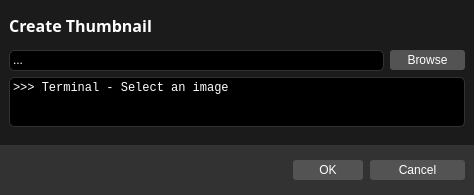
<?xml version="1.0" encoding="UTF-8"?>
<ui version="4.0">
 <class>cioxo_createTumbnail</class>
 <widget class="QDialog" name="cioxo_createTumbnail">
  <property name="geometry">
   <rect>
    <x>0</x>
    <y>0</y>
    <width>474</width>
    <height>195</height>
   </rect>
  </property>
  <property name="minimumSize">
   <size>
    <width>0</width>
    <height>0</height>
   </size>
  </property>
  <property name="maximumSize">
   <size>
    <width>16777215</width>
    <height>16777215</height>
   </size>
  </property>
  <property name="windowTitle">
   <string>Dialog</string>
  </property>
  <property name="styleSheet">
   <string notr="true">background-color: rgb(27, 27, 27);</string>
  </property>
  <layout class="QVBoxLayout" name="verticalLayout_3">
   <property name="spacing">
    <number>0</number>
   </property>
   <property name="leftMargin">
    <number>0</number>
   </property>
   <property name="topMargin">
    <number>0</number>
   </property>
   <property name="rightMargin">
    <number>0</number>
   </property>
   <property name="bottomMargin">
    <number>0</number>
   </property>
   <item>
    <widget class="QFrame" name="frame_all">
     <property name="frameShape">
      <enum>QFrame::NoFrame</enum>
     </property>
     <property name="frameShadow">
      <enum>QFrame::Plain</enum>
     </property>
     <property name="lineWidth">
      <number>0</number>
     </property>
     <layout class="QVBoxLayout" name="verticalLayout">
      <property name="spacing">
       <number>0</number>
      </property>
      <property name="leftMargin">
       <number>0</number>
      </property>
      <property name="topMargin">
       <number>0</number>
      </property>
      <property name="rightMargin">
       <number>0</number>
      </property>
      <property name="bottomMargin">
       <number>0</number>
      </property>
      <item>
       <widget class="QFrame" name="frame_title">
        <property name="minimumSize">
         <size>
          <width>0</width>
          <height>50</height>
         </size>
        </property>
        <property name="maximumSize">
         <size>
          <width>16777215</width>
          <height>50</height>
         </size>
        </property>
        <property name="styleSheet">
         <string notr="true"/>
        </property>
        <property name="frameShape">
         <enum>QFrame::NoFrame</enum>
        </property>
        <property name="frameShadow">
         <enum>QFrame::Plain</enum>
        </property>
        <property name="lineWidth">
         <number>0</number>
        </property>
        <layout class="QHBoxLayout" name="horizontalLayout_6" stretch="0,0">
         <property name="spacing">
          <number>6</number>
         </property>
         <property name="leftMargin">
          <number>9</number>
         </property>
         <property name="topMargin">
          <number>0</number>
         </property>
         <property name="rightMargin">
          <number>9</number>
         </property>
         <property name="bottomMargin">
          <number>0</number>
         </property>
         <item>
          <widget class="QLabel" name="label_createThumbnail">
           <property name="font">
            <font>
             <family>Source Sans Pro</family>
             <pointsize>12</pointsize>
             <weight>75</weight>
             <bold>true</bold>
            </font>
           </property>
           <property name="styleSheet">
            <string notr="true">color:white;</string>
           </property>
           <property name="text">
            <string>Create Thumbnail</string>
           </property>
           <property name="alignment">
            <set>Qt::AlignCenter</set>
           </property>
          </widget>
         </item>
         <item>
          <spacer name="spacer">
           <property name="orientation">
            <enum>Qt::Horizontal</enum>
           </property>
           <property name="sizeHint" stdset="0">
            <size>
             <width>40</width>
             <height>20</height>
            </size>
           </property>
          </spacer>
         </item>
        </layout>
       </widget>
      </item>
      <item>
       <widget class="QFrame" name="frame_input">
        <property name="frameShape">
         <enum>QFrame::NoFrame</enum>
        </property>
        <property name="frameShadow">
         <enum>QFrame::Plain</enum>
        </property>
        <property name="lineWidth">
         <number>0</number>
        </property>
        <layout class="QHBoxLayout" name="horizontalLayout">
         <property name="spacing">
          <number>6</number>
         </property>
         <property name="leftMargin">
          <number>9</number>
         </property>
         <property name="topMargin">
          <number>0</number>
         </property>
         <property name="rightMargin">
          <number>9</number>
         </property>
         <property name="bottomMargin">
          <number>6</number>
         </property>
         <item>
          <widget class="QLabel" name="label_file">
           <property name="minimumSize">
            <size>
             <width>375</width>
             <height>21</height>
            </size>
           </property>
           <property name="maximumSize">
            <size>
             <width>16777215</width>
             <height>21</height>
            </size>
           </property>
           <property name="font">
            <font>
             <family>Segoe UI</family>
             <pointsize>9</pointsize>
            </font>
           </property>
           <property name="cursor">
            <cursorShape>IBeamCursor</cursorShape>
           </property>
           <property name="styleSheet">
            <string notr="true">
	color: rgb(255, 255, 255);
	background-color: rgb(0, 0, 0);
	border-style: solid;
    border-width: 1px;
	border-radius: 5px;
	border-color: rgb(50, 50, 50);
</string>
           </property>
           <property name="text">
            <string>...</string>
           </property>
           <property name="textInteractionFlags">
            <set>Qt::LinksAccessibleByMouse|Qt::TextEditable|Qt::TextEditorInteraction|Qt::TextSelectableByKeyboard|Qt::TextSelectableByMouse</set>
           </property>
          </widget>
         </item>
         <item>
          <widget class="QPushButton" name="button_browse">
           <property name="minimumSize">
            <size>
             <width>75</width>
             <height>20</height>
            </size>
           </property>
           <property name="maximumSize">
            <size>
             <width>16777215</width>
             <height>20</height>
            </size>
           </property>
           <property name="font">
            <font>
             <family>Segoe UI</family>
             <pointsize>9</pointsize>
            </font>
           </property>
           <property name="styleSheet">
            <string notr="true">QPushButton
{
	background-color: rgb(83, 83, 83);
	color: rgb(255, 255, 255);
	border-radius: 3px;
}
QPushButton:hover:!pressed
{
	background-color: rgb(100, 100, 100);
}</string>
           </property>
           <property name="text">
            <string>Browse</string>
           </property>
          </widget>
         </item>
        </layout>
       </widget>
      </item>
      <item>
       <widget class="QFrame" name="frame_informations">
        <property name="maximumSize">
         <size>
          <width>16777215</width>
          <height>16777215</height>
         </size>
        </property>
        <property name="styleSheet">
         <string notr="true"/>
        </property>
        <property name="frameShape">
         <enum>QFrame::NoFrame</enum>
        </property>
        <property name="frameShadow">
         <enum>QFrame::Plain</enum>
        </property>
        <property name="lineWidth">
         <number>0</number>
        </property>
        <layout class="QVBoxLayout" name="verticalLayout_4">
         <property name="spacing">
          <number>6</number>
         </property>
         <property name="leftMargin">
          <number>9</number>
         </property>
         <property name="topMargin">
          <number>0</number>
         </property>
         <property name="rightMargin">
          <number>9</number>
         </property>
         <property name="bottomMargin">
          <number>18</number>
         </property>
         <item>
          <widget class="QLabel" name="label_informations">
           <property name="minimumSize">
            <size>
             <width>0</width>
             <height>50</height>
            </size>
           </property>
           <property name="maximumSize">
            <size>
             <width>16777215</width>
             <height>16777215</height>
            </size>
           </property>
           <property name="font">
            <font>
             <family>Consolas</family>
            </font>
           </property>
           <property name="cursor">
            <cursorShape>IBeamCursor</cursorShape>
           </property>
           <property name="styleSheet">
            <string notr="true">QLabel
{
	color: rgb(255, 255, 255);
	background-color: rgb(0, 0, 0);
	border-style: solid;
    border-width: 1px;
	border-radius: 5px;
	border-color: rgb(50, 50, 50);
}</string>
           </property>
           <property name="frameShape">
            <enum>QFrame::StyledPanel</enum>
           </property>
           <property name="text">
            <string>&gt;&gt;&gt; Terminal - Select an image </string>
           </property>
           <property name="alignment">
            <set>Qt::AlignLeading|Qt::AlignLeft|Qt::AlignTop</set>
           </property>
           <property name="wordWrap">
            <bool>true</bool>
           </property>
           <property name="margin">
            <number>9</number>
           </property>
           <property name="textInteractionFlags">
            <set>Qt::LinksAccessibleByMouse|Qt::TextSelectableByKeyboard|Qt::TextSelectableByMouse</set>
           </property>
          </widget>
         </item>
        </layout>
       </widget>
      </item>
      <item>
       <widget class="QFrame" name="frame_choice">
        <property name="minimumSize">
         <size>
          <width>0</width>
          <height>50</height>
         </size>
        </property>
        <property name="maximumSize">
         <size>
          <width>16777215</width>
          <height>50</height>
         </size>
        </property>
        <property name="styleSheet">
         <string notr="true">	background-color: rgb(50, 50, 50);</string>
        </property>
        <property name="frameShape">
         <enum>QFrame::NoFrame</enum>
        </property>
        <property name="frameShadow">
         <enum>QFrame::Plain</enum>
        </property>
        <property name="lineWidth">
         <number>0</number>
        </property>
        <layout class="QHBoxLayout" name="horizontalLayout_9">
         <property name="spacing">
          <number>6</number>
         </property>
         <property name="leftMargin">
          <number>9</number>
         </property>
         <property name="topMargin">
          <number>0</number>
         </property>
         <property name="rightMargin">
          <number>9</number>
         </property>
         <property name="bottomMargin">
          <number>0</number>
         </property>
         <item>
          <spacer name="spacer_project">
           <property name="orientation">
            <enum>Qt::Horizontal</enum>
           </property>
           <property name="sizeType">
            <enum>QSizePolicy::Fixed</enum>
           </property>
           <property name="sizeHint" stdset="0">
            <size>
             <width>10</width>
             <height>0</height>
            </size>
           </property>
          </spacer>
         </item>
         <item>
          <widget class="QLabel" name="label_separator">
           <property name="font">
            <font>
             <family>Source Sans Pro</family>
             <pointsize>12</pointsize>
             <weight>75</weight>
             <bold>true</bold>
            </font>
           </property>
           <property name="styleSheet">
            <string notr="true">color: rgb(255, 255, 255);</string>
           </property>
           <property name="text">
            <string/>
           </property>
           <property name="alignment">
            <set>Qt::AlignLeading|Qt::AlignLeft|Qt::AlignVCenter</set>
           </property>
          </widget>
         </item>
         <item>
          <widget class="QPushButton" name="button_ok">
           <property name="maximumSize">
            <size>
             <width>70</width>
             <height>20</height>
            </size>
           </property>
           <property name="font">
            <font>
             <family>Segoe UI</family>
             <pointsize>9</pointsize>
             <weight>50</weight>
             <bold>false</bold>
            </font>
           </property>
           <property name="styleSheet">
            <string notr="true">QPushButton
{
	background-color: rgb(83, 83, 83);
	color: rgb(255, 255, 255);
	border-radius: 3px;
}
QPushButton:hover:!pressed
{
	background-color: rgb(100, 100, 100);
}</string>
           </property>
           <property name="text">
            <string>OK</string>
           </property>
          </widget>
         </item>
         <item>
          <spacer name="spacer_buttons">
           <property name="orientation">
            <enum>Qt::Horizontal</enum>
           </property>
           <property name="sizeType">
            <enum>QSizePolicy::Fixed</enum>
           </property>
           <property name="sizeHint" stdset="0">
            <size>
             <width>1</width>
             <height>20</height>
            </size>
           </property>
          </spacer>
         </item>
         <item>
          <widget class="QPushButton" name="button_cancel">
           <property name="minimumSize">
            <size>
             <width>0</width>
             <height>20</height>
            </size>
           </property>
           <property name="maximumSize">
            <size>
             <width>95</width>
             <height>20</height>
            </size>
           </property>
           <property name="font">
            <font>
             <family>Segoe UI</family>
             <pointsize>9</pointsize>
             <weight>50</weight>
             <bold>false</bold>
            </font>
           </property>
           <property name="styleSheet">
            <string notr="true">QPushButton
{
	background-color: rgb(83, 83, 83);
	color: rgb(255, 255, 255);
	border-radius: 3px;
}
QPushButton:hover:!pressed
{
	background-color: rgb(100, 100, 100);
}</string>
           </property>
           <property name="text">
            <string>Cancel</string>
           </property>
          </widget>
         </item>
        </layout>
       </widget>
      </item>
     </layout>
    </widget>
   </item>
  </layout>
 </widget>
 <resources/>
 <connections/>
</ui>
